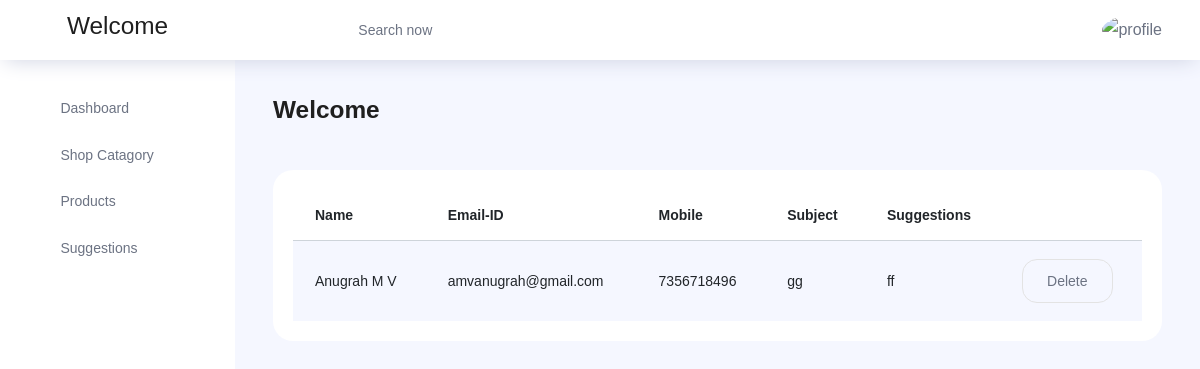
/ShopApp/contact_suggestion/, run on the app's committed database.
### Frontend/models.py (models this page shows)
class contactdb(models.Model):
    contactname = models.CharField(max_length=50,null=True,blank=True)
    email = models.CharField(max_length=50,null=True,blank=True)
    contactnumber = models.IntegerField(null=True,blank=True)
    subject = models.CharField(max_length=50,null=True,blank=True)
    suggestion = models.CharField(max_length=150,null=True,blank=True)

### ShopApp/views.py (the view)
# urls.py: path('contact_suggestion/',views.contact_suggestion,name="contact_suggestion"),
def contact_suggestion(request):
    data = contactdb.objects.all()
    return render(request,"contactus_suggestionDisplay.html",{'data':data})

### ShopApp/templates/contactus_suggestionDisplay.html (shortened to what this page needs)
<!DOCTYPE html>
{% extends 'index.html' %}
{% block content %}
<html lang="en">
<head>
</head>
<body>
<div class="card">
                <div class="card-body">
                  <div class="table-responsive">
                    <table class="table table-striped">
                      <thead>
                        <tr>
                          <th>
                            Name
                          </th>
                          <th>
                            Email-ID
                          </th>
                          <th>
                            Mobile
                          </th>
                            <th>
                            Subject
                          </th>
                            <th>
                            Suggestions
                          </th>
                        </tr>
                      </thead>
                      <tbody>
                      {% for i in data %}
                        <tr>
                          <td>
                            {{i.contactname}}
                          </td>
                          <td>
                            {{i.email}}
                          </td>
                          <td>
                            {{i.contactnumber}}
                          </td>
                            <td>{{i.subject}}</td>
                            <td>{{i.suggestion}}</td>
                          <td>
                            <form action="{% url 'contact_suggestion_delete' del_id=i.id %}">
                              <button type="submit" class="btn btn-outline-light btn-fw">Delete</button>
                            </form>
                          </td>
                        </tr>
                      {% endfor %}
                      </tbody>
                    </table>
                  </div>
                </div>
              </div>
</body>
</html>
{% endblock %}

### data on the page
contactdb: contactname "Anugrah M V", email "amvanugrah@gmail.com", contactnumber "7356718496", subject "gg", suggestion "ff"
